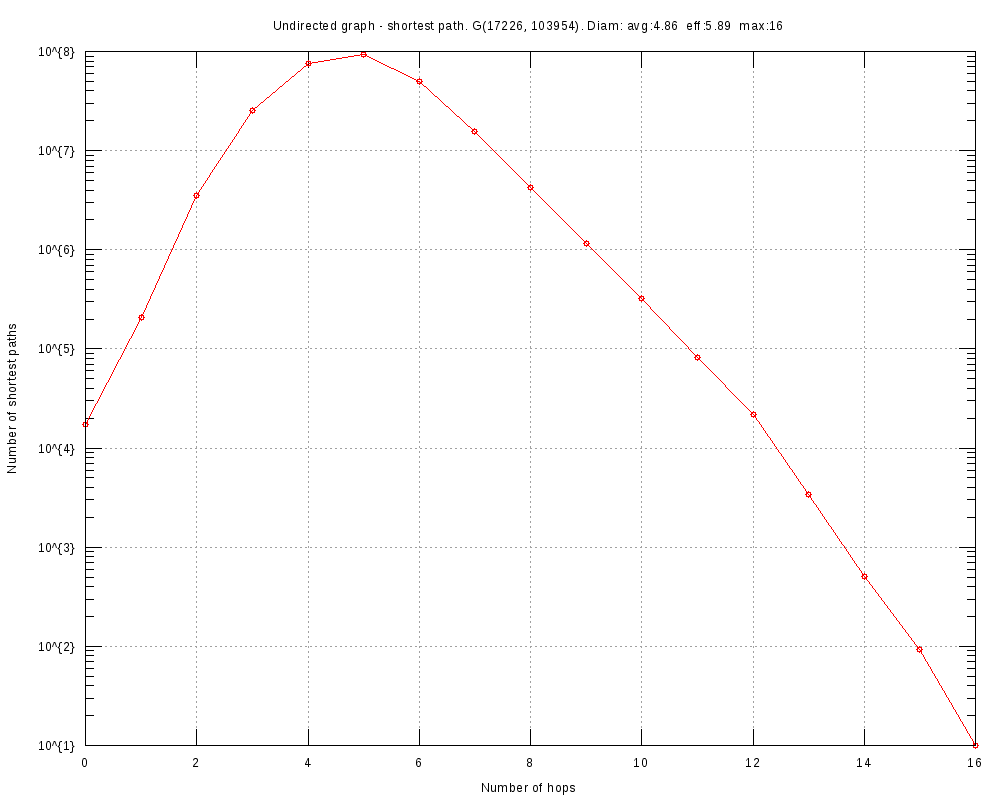

The script that saved this image:
#
# Undirected graph - shortest path. G(17226, 103954). Diam: avg:4.86  eff:5.89  max:16 (Mon Sep  9 03:59:10 2019)
#

set title "Undirected graph - shortest path. G(17226, 103954). Diam: avg:4.86  eff:5.89  max:16"
set key bottom right
set logscale y 10
set format y "10^{%L}"
set mytics 10
set grid
set xlabel "Number of hops"
set ylabel "Number of shortest paths"
set tics scale 2
set terminal png font arial 10 size 1000,800
set output 'diam.cit-HepPh-subgraph.png'
plot 	"diam.cit-HepPh-subgraph.tab" using 1:2 title "" with linespoints pt 6
